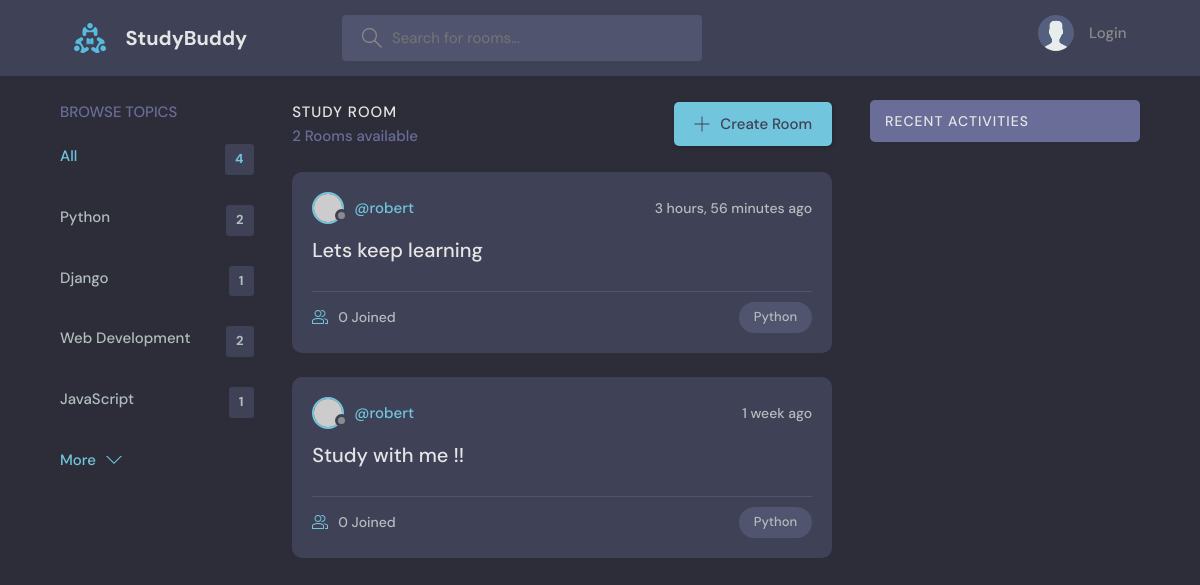
The app's page /?q=Python, older data.
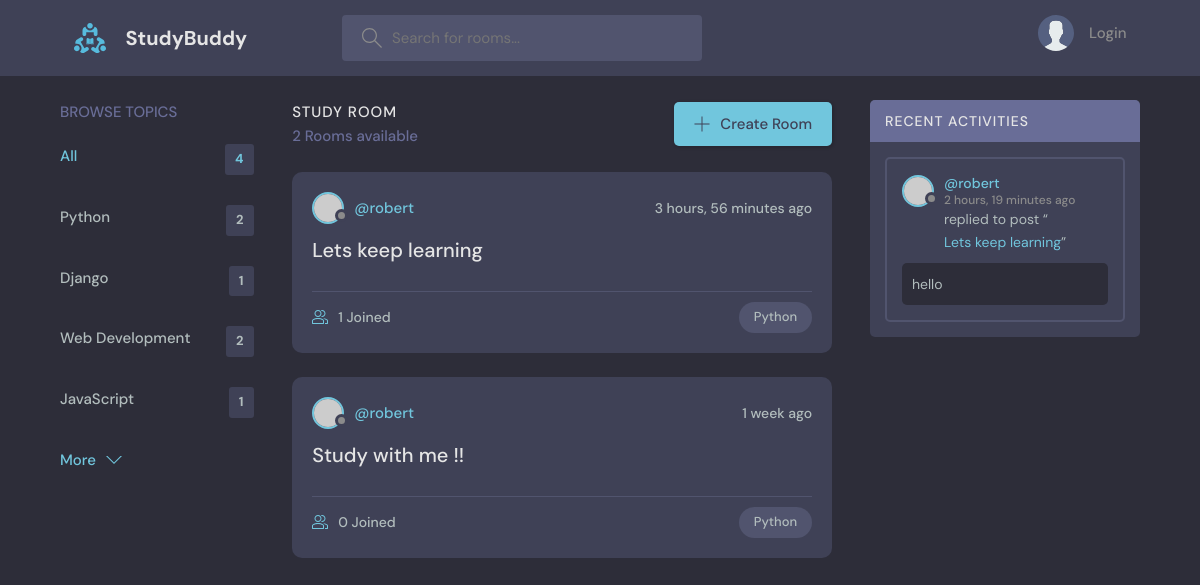
The same page, newer data.
### base/models.py (models this page shows, shortened)
class Topic(models.Model):
    name = models.CharField(max_length=200)

class Room(models.Model):
    host = models.ForeignKey(User, on_delete=models.SET_NULL, null=True)
    topic = models.ForeignKey(Topic, on_delete=models.SET_NULL, null=True)
    name = models.CharField(max_length=200)
    description = models.TextField(null=True, blank=True)
    participants = models.ManyToManyField(
        User, related_name='participants', blank=True)
    updated = models.DateTimeField(auto_now=True)
    created = models.DateTimeField(auto_now_add=True)
    class Meta:
        ordering = ['-updated', '-created' ]
    def __str__(self):
        return self.name

class Message(models.Model):
    user = models.ForeignKey(User, on_delete=models.CASCADE)
    room = models.ForeignKey(Room, on_delete=models.CASCADE)
    body = models.TextField()
    updated = models.DateTimeField(auto_now=True)
    created = models.DateTimeField(auto_now_add=True)
    class Meta:
        ordering = ['-updated', '-created' ]

### base/views.py (the view)
# urls.py: path('', views.home, name="home"),
def home(request):
    q = request.GET.get('q') if request.GET.get('q') != None else ''
    rooms = Room.objects.filter(
        Q(topic__name__icontains=q) |
        Q(name__icontains=q) |
        Q(description__icontains=q)
    )
    topics = Topic.objects.all()[0:5]
    room_count = rooms.count()
    room_messages = Message.objects.filter(Q(room__topic__name__icontains=q))
    context = {'rooms': rooms, 'topics': topics,
               'room_count': room_count, 'room_messages': room_messages}
    return render(request, 'base/home.html', context)

### base/templates/base/home.html (shortened to what this page needs)
{% extends 'main.html' %}
{% block content %}
  <main class="layout layout--3">
    <div class="container">
      {% include 'base/topics_component.html' %}
      <div class="roomList">
        <div class="roomList__header">
          <div>
            <h2>Study Room</h2>
            <p>{{room_count}} Rooms available</p>
          </div>
          <a class="btn btn--main" href="{% url 'create-room' %}">
            <svg version="1.1" xmlns="http://www.w3.org/2000/svg" width="32" height="32" viewBox="0 0 32 32">
              <title>add</title>
              <path
                d="M16.943 0.943h-1.885v14.115h-14.115v1.885h14.115v14.115h1.885v-14.115h14.115v-1.885h-14.115v-14.115z"
              ></path>
            </svg>
            Create Room
          </a>
        </div>
        {% include 'base/feed_component.html' %}
      </div>
       {% include 'base/activity_component.html' %}
    </div>
  </main>
{% endblock content %}

### base/templates/base/topics_component.html
<div class="topics">
    <div class="topics__header">
      <h2>Browse Topics</h2>
    </div>
    <ul class="topics__list">
      <li>
        <a href="{% url 'home' %}" class="active">All <span>{{topics.count}}</span></a>
      </li>
      {% for topic in topics %}
      <li>
        <a href="{% url 'home' %}?q={{topic.name}}">{{topic.name}} <span>{{topic.room_set.all.count}}</span></a>
      </li>
      {% endfor %}
    </ul>
    <a class="btn btn--link" href="{% url 'topics' %}">
      More
      <svg version="1.1" xmlns="http://www.w3.org/2000/svg" width="32" height="32" viewBox="0 0 32 32">
        <title>chevron-down</title>
        <path d="M16 21l-13-13h-3l16 16 16-16h-3l-13 13z"></path>
      </svg>
    </a>
  </div>

### base/templates/base/feed_component.html (shortened to what this page needs)
{% for room in rooms %}
<div class="roomListRoom">
    <div class="roomListRoom__header">
      <a href="{% url 'user-profile' room.host.id %}" class="roomListRoom__author">
        <div class="avatar avatar--small">
          <img src="https://randomuser.me/api/portraits/women/11.jpg" />
        </div>
        <span>@{{room.host.username}}</span>
      </a>
      <div class="roomListRoom__actions">
        <span>{{room.created|timesince}} ago</span>
      </div>
    </div>
    <div class="roomListRoom__content">
      <a href="{% url 'room' room.id %}">{{room.name}}</a>
    </div>
    <div class="roomListRoom__meta">
      <a href="{% url 'room' room.id %}" class="roomListRoom__joined">
        {{room.participants.all.count}} Joined
      </a>
      <p class="roomListRoom__topic">{{room.topic.name}}</p>
    </div>
  </div>
  {% endfor %}

### base/templates/base/activity_component.html (shortened to what this page needs)
<div class="activities">
    <div class="activities__header">
      <h2>Recent Activities</h2>
    </div>
    {% for message in room_messages %}
    <div class="activities__box">
      <div class="activities__boxHeader roomListRoom__header">
        <a href="{% url 'user-profile' message.user.id %}" class="roomListRoom__author">
          <div class="avatar avatar--small">
            <img src="https://randomuser.me/api/portraits/women/11.jpg" />
          </div>
          <p>
            @{{message.user}}
            <span>{{message.created|timesince}} ago</span>
          </p>
        </a>
      </div>
      <div class="activities__boxContent">
        <p>replied to post “<a href="{% url 'room' message.room.id %}">{{message.room}}</a>”</p>
        <div class="activities__boxRoomContent">
            {{message.body}}
        </div>
      </div>
    </div>
    {% endfor %}
</div>

Row changes from the older to the newer data that the page shows:
computed for Room "Lets keep learning": participants.all.count "0" → "1"
added Message: user "robert", created "2 hours, 19 minutes", room "Lets keep learning", body "hello"
